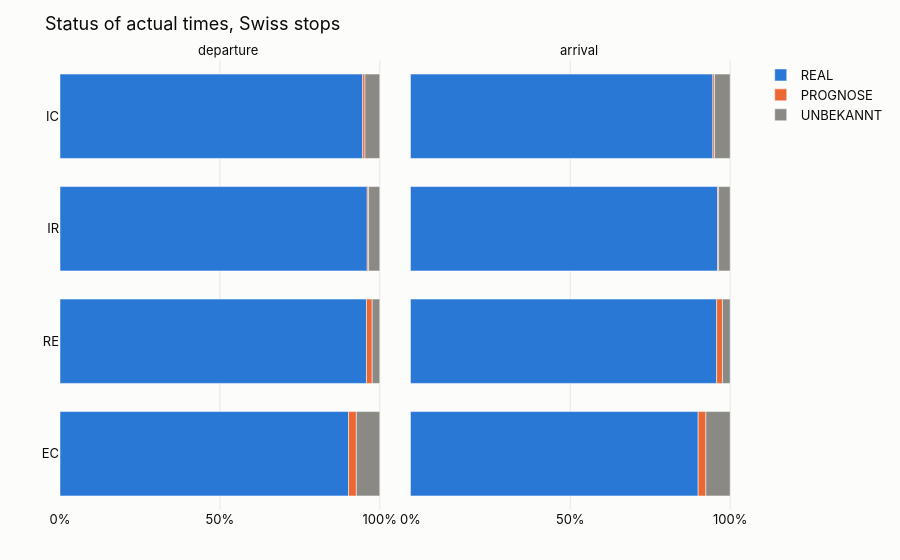

Notebook code for this chart:
### Code cell
# 4.2 Chart: status of actual times per category
fig = px.bar(
    status, x="share", y="category", color="status", facet_col="event", orientation="h",
    color_discrete_map=STATUS_COLORS,
    category_orders={"status": list(STATUS_COLORS), "category": list(SCOPE_CATEGORIES)},
    title="Status of actual times, Swiss stops", hover_data={"n": ":,"},
)
fig.update_xaxes(tickformat=".0%", title=None)
fig.update_layout(legend_title=None, yaxis_title=None)
fig.for_each_annotation(lambda a: a.update(text=a.text.split("=")[-1]))
fig.show()

### Figure 1 — Plotly figure (JSON) as saved in the notebook; plotly's stock layout.template omitted (floating-point values rounded to 4 significant figures)
{"data": [{"customdata": [[1077424], [3218984], [3017542], [131554]], "hovertemplate": "status=REAL<br>event=departure<br>share=%{x}<br>category=%{y}<br>n=%{customdata[0]:,}<extra></extra>", "legendgroup": "REAL", "marker": {"color": "#2a78d6", "pattern": {"shape": ""}}, "name": "REAL", "orientation": "h", "showlegend": true, "textposition": "auto", "type": "bar", "x": [0.9466, 0.9583, 0.9608, 0.9024], "xaxis": "x", "y": ["IC", "RE", "IR", "EC"], "yaxis": "y"}, {"customdata": [[1077124], [3017674], [131696], [3216623]], "hovertemplate": "status=REAL<br>event=arrival<br>share=%{x}<br>category=%{y}<br>n=%{customdata[0]:,}<extra></extra>", "legendgroup": "REAL", "marker": {"color": "#2a78d6", "pattern": {"shape": ""}}, "name": "REAL", "orientation": "h", "showlegend": false, "textposition": "auto", "type": "bar", "x": [0.946, 0.9606, 0.8999, 0.9578], "xaxis": "x2", "y": ["IC", "IR", "EC", "RE"], "yaxis": "y2"}, {"customdata": [[60258], [13670], [3554], [8068]], "hovertemplate": "status=PROGNOSE<br>event=departure<br>share=%{x}<br>category=%{y}<br>n=%{customdata[0]:,}<extra></extra>", "legendgroup": "PROGNOSE", "marker": {"color": "#eb6834", "pattern": {"shape": ""}}, "name": "PROGNOSE", "orientation": "h", "showlegend": true, "textposition": "auto", "type": "bar", "x": [0.01794, 0.004352, 0.02438, 0.007088], "xaxis": "x", "y": ["RE", "IR", "EC", "IC"], "yaxis": "y"}, {"customdata": [[60669], [5849], [10204], [3551]], "hovertemplate": "status=PROGNOSE<br>event=arrival<br>share=%{x}<br>category=%{y}<br>n=%{customdata[0]:,}<extra></extra>", "legendgroup": "PROGNOSE", "marker": {"color": "#eb6834", "pattern": {"shape": ""}}, "name": "PROGNOSE", "orientation": "h", "showlegend": false, "textposition": "auto", "type": "bar", "x": [0.01806, 0.005137, 0.003248, 0.02427], "xaxis": "x2", "y": ["RE", "IC", "IR", "EC"], "yaxis": "y2"}, {"customdata": [[109570], [10680], [79764], [52768]], "hovertemplate": "status=UNBEKANNT<br>event=departure<br>share=%{x}<br>category=%{y}<br>n=%{customdata[0]:,}<extra></extra>", "legendgroup": "UNBEKANNT", "marker": {"color": "#8a8984", "pattern": {"shape": ""}}, "name": "UNBEKANNT", "orientation": "h", "showlegend": true, "textposition": "auto", "type": "bar", "x": [0.03489, 0.07326, 0.02375, 0.04636], "xaxis": "x", "y": ["IR", "EC", "RE", "IC"], "yaxis": "y"}, {"customdata": [[55580], [113451], [11092], [81176]], "hovertemplate": "status=UNBEKANNT<br>event=arrival<br>share=%{x}<br>category=%{y}<br>n=%{customdata[0]:,}<extra></extra>", "legendgroup": "UNBEKANNT", "marker": {"color": "#8a8984", "pattern": {"shape": ""}}, "name": "UNBEKANNT", "orientation": "h", "showlegend": false, "textposition": "auto", "type": "bar", "x": [0.04882, 0.03612, 0.0758, 0.02417], "xaxis": "x2", "y": ["IC", "IR", "EC", "RE"], "yaxis": "y2"}], "layout": {"annotations": [{"font": {}, "showarrow": false, "text": "departure", "x": 0.245, "xanchor": "center", "xref": "paper", "y": 1, "yanchor": "bottom", "yref": "paper"}, {"font": {}, "showarrow": false, "text": "arrival", "x": 0.755, "xanchor": "center", "xref": "paper", "y": 1, "yanchor": "bottom", "yref": "paper"}], "barmode": "relative", "legend": {"title": {}, "tracegroupgap": 0}, "title": {"text": "Status of actual times, Swiss stops"}, "xaxis": {"anchor": "y", "domain": [0, 0.49], "tickformat": ".0%", "title": {}}, "xaxis2": {"anchor": "y2", "domain": [0.51, 1], "matches": "x", "tickformat": ".0%", "title": {}}, "yaxis": {"anchor": "x", "categoryarray": ["EC", "RE", "IR", "IC"], "categoryorder": "array", "domain": [0, 1], "title": {}}, "yaxis2": {"anchor": "x2", "domain": [0, 1], "matches": "y", "showticklabels": false}}}
